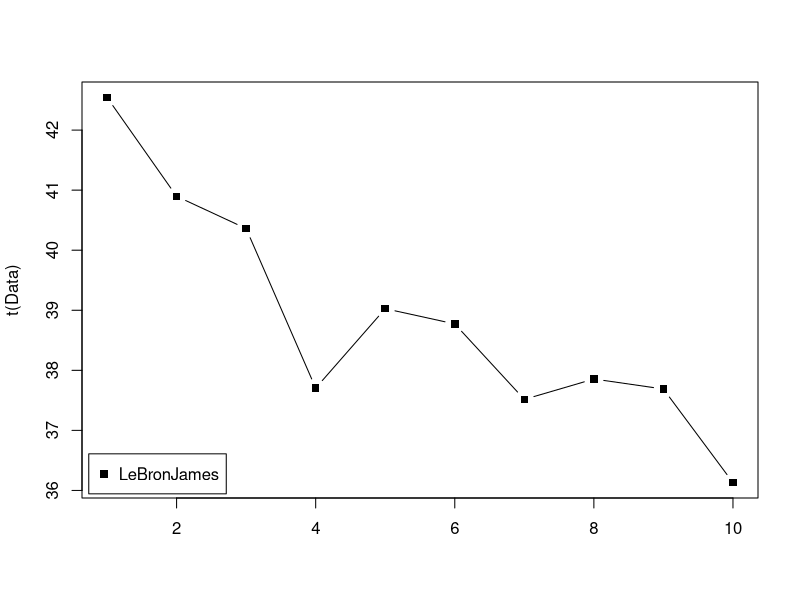

Source code (R):

#Seasons
Seasons <- c("2005","2006","2007","2008","2009","2010","2011","2012","2013","2014")

#Players
Players <- c("KobeBryant","JoeJohnson","LeBronJames","CarmeloAnthony","DwightHoward","ChrisBosh","ChrisPaul","KevinDurant","DerrickRose","DwayneWade")

#Games 
KobeBryant_G <- c(80,77,82,82,73,82,58,78,6,35)
JoeJohnson_G <- c(82,57,82,79,76,72,60,72,79,80)
LeBronJames_G <- c(79,78,75,81,76,79,62,76,77,69)
CarmeloAnthony_G <- c(80,65,77,66,69,77,55,67,77,40)
DwightHoward_G <- c(82,82,82,79,82,78,54,76,71,41)
ChrisBosh_G <- c(70,69,67,77,70,77,57,74,79,44)
ChrisPaul_G <- c(78,64,80,78,45,80,60,70,62,82)
KevinDurant_G <- c(35,35,80,74,82,78,66,81,81,27)
DerrickRose_G <- c(40,40,40,81,78,81,39,0,10,51)
DwayneWade_G <- c(75,51,51,79,77,76,49,69,54,62)
#Matrix
Games <- rbind(KobeBryant_G, JoeJohnson_G, LeBronJames_G, CarmeloAnthony_G, DwightHoward_G, ChrisBosh_G, ChrisPaul_G, KevinDurant_G, DerrickRose_G, DwayneWade_G)
rm(KobeBryant_G, JoeJohnson_G, CarmeloAnthony_G, DwightHoward_G, ChrisBosh_G, LeBronJames_G, ChrisPaul_G, DerrickRose_G, DwayneWade_G, KevinDurant_G)
colnames(Games) <- Seasons
rownames(Games) <- Players


#Minutes Played
KobeBryant_MP <- c(3277,3140,3192,2960,2835,2779,2232,3013,177,1207)
JoeJohnson_MP <- c(3340,2359,3343,3124,2886,2554,2127,2642,2575,2791)
LeBronJames_MP <- c(3361,3190,3027,3054,2966,3063,2326,2877,2902,2493)
CarmeloAnthony_MP <- c(2941,2486,2806,2277,2634,2751,1876,2482,2982,1428)
DwightHoward_MP <- c(3021,3023,3088,2821,2843,2935,2070,2722,2396,1223)
ChrisBosh_MP <- c(2751,2658,2425,2928,2526,2795,2007,2454,2531,1556)
ChrisPaul_MP <- c(2808,2353,3006,3002,1712,2880,2181,2335,2171,2857)
KevinDurant_MP <- c(1255,1255,2768,2885,3239,3038,2546,3119,3122,913)
DerrickRose_MP <- c(1168,1168,1168,3000,2871,3026,1375,0,311,1530)
DwayneWade_MP <- c(2892,1931,1954,3048,2792,2823,1625,2391,1775,1971)
#Matrix
MinutesPlayed <- rbind(KobeBryant_MP, JoeJohnson_MP, LeBronJames_MP, CarmeloAnthony_MP, DwightHoward_MP, ChrisBosh_MP, ChrisPaul_MP, KevinDurant_MP, DerrickRose_MP, DwayneWade_MP)
rm(KobeBryant_MP, JoeJohnson_MP, CarmeloAnthony_MP, DwightHoward_MP, ChrisBosh_MP, LeBronJames_MP, ChrisPaul_MP, DerrickRose_MP, DwayneWade_MP, KevinDurant_MP)
colnames(MinutesPlayed) <- Seasons
rownames(MinutesPlayed) <- Players


myplot <- function(data,rows=1:10){
  # KobeBryant only
  Data <- data[rows,,drop=F]
  matplot(t(Data),type='b',pch = 15:18, col=c(1:4,6))
  legend('bottomleft',inset=0.01,legend=Players[rows],col=c(1:4,6),pch=15:18,horiz=F)
}

myplot(MinutesPlayed/Games,3)

